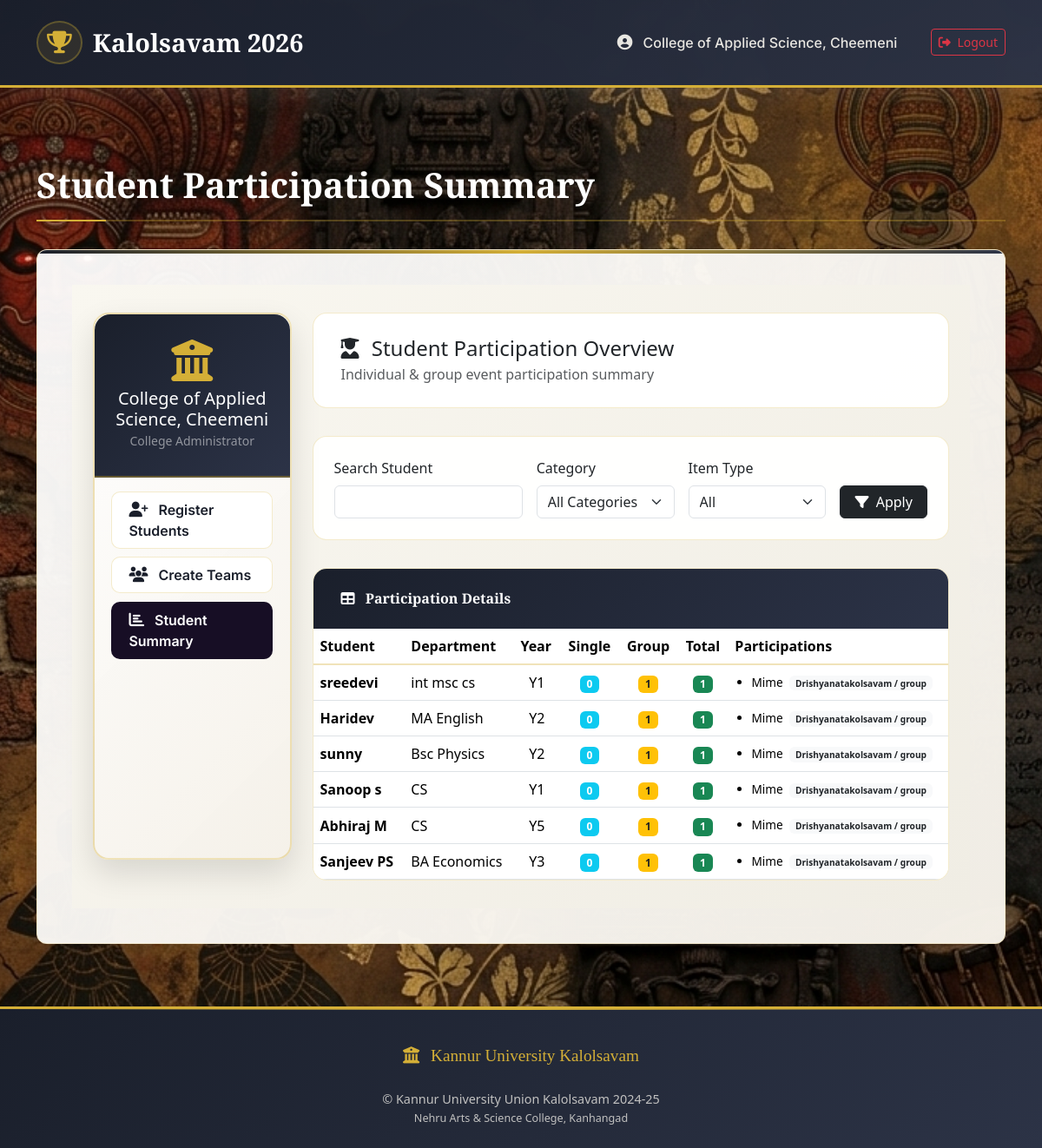
The app's page /college/student-summary/ (signed in) with its own data.
### accounts/models.py (models this page shows, shortened)
class College(models.Model):
    user = models.ForeignKey(   # 🔥 TEMP: NOT OneToOne
        settings.AUTH_USER_MODEL,
        on_delete=models.CASCADE,
        null=True,
        blank=True,
        related_name="colleges"
    )
    college_name = models.CharField(max_length=255)
    district = models.CharField(max_length=255)

class CustomUser(AbstractUser):
    ROLE_CHOICES = (
        ('college', 'College'),
        ('organizer', 'Organizer'),
        ('admin', 'Admin'),
    )
    role = models.CharField(max_length=20, choices=ROLE_CHOICES, default='college')
    college_name = models.CharField(max_length=255, blank=True, null=True)
    REQUIRED_FIELDS = ["email"]
    USERNAME_FIELD = "username"

class Student(models.Model):
    college = models.ForeignKey(College, on_delete=models.CASCADE)
    name = models.CharField(max_length=255)
    id_card = models.CharField(max_length=255)
    date_of_birth = models.DateField()
    department = models.CharField(max_length=255)
    year_of_joining = models.IntegerField()
    current_year = models.IntegerField()
    id_card_file = models.FileField(upload_to=student_upload_path, null=True, blank=True)

class Team(models.Model):
    college = models.ForeignKey(College, on_delete=models.CASCADE)
    item = models.ForeignKey(Item, on_delete=models.CASCADE)
    category = models.CharField(max_length=255)
    students = models.ManyToManyField(Student)
    created_at = models.DateTimeField(auto_now_add=True)

class Item(models.Model):
    name = models.CharField(max_length=255)
    numbers = models.PositiveIntegerField()
    category = models.CharField(max_length=255)
    max_participants = models.PositiveIntegerField(default=1)
    item_type = models.CharField(max_length=10, choices=[("single","single"),("group","group")])  # ← added

### accounts/views.py (the view)
# urls.py: path("college/student-summary/", views.student_summary, name="student_summary"),
@login_required
def student_summary(request):
    if request.user.role != "college":
        return redirect("home")
    college = get_object_or_404(College, user=request.user)
    q = request.GET.get("q", "").strip()
    category = request.GET.get("category", "").strip()
    item_type = request.GET.get("item_type", "").strip()
    students = Student.objects.filter(college=college)
    if q:
        students = students.filter(name__icontains=q)
    student_data = []
    for student in students:
        teams = student.team_set.select_related("item")
        if category:
            teams = teams.filter(item__category=category)
        if item_type:
            teams = teams.filter(item__item_type=item_type)
        single = teams.filter(item__item_type="single").count()
        group = teams.filter(item__item_type="group").count()
        if not teams.exists():
            continue
        student_data.append({
            "student": student,
            "single": single,
            "group": group,
            "total": single + group,
            "teams": teams,
        })
    return render(request, "college/student_summary.html", {
        "student_data": student_data,
        "categories": Item.objects.values_list("category", flat=True).distinct(),
        "selected_category": category,
        "selected_type": item_type,
        "q": q,
        "college": college,
    })

### accounts/templates/college/student_summary.html (shortened to what this page needs)
{% extends 'base.html' %}
{% load static %}
{% block page_title_content %}
Student Participation Summary
{% endblock %}
{% block content %}
<div class="container-fluid page-wrapper">
    <div class="row">
        <div class="col-lg-3 col-md-4 mb-4 d-flex">
            <div class="sidebar-card">
                <div class="gradient-header text-center d-flex justify-content-between align-items-center">
                    <div class="w-100 text-center">
                        <i class="fas fa-university mb-2"></i>
                        <h5 class="text-white mb-0">{{ college.college_name|default:user.username }}</h5>
                        <small class="text-white-50">College Administrator</small>
                    </div>
                </div>
                <div id="sidebarMenu" class="collapse d-lg-block p-3">
                    <a class="nav-link"
                       href="{% url 'register_student' %}"
                       data-route="register">
                        <i class="fas fa-user-plus me-2"></i> Register Students
                    </a>
                    <a class="nav-link"
                       href="{% url 'team_creation' %}"
                       data-route="team">
                        <i class="fas fa-users me-2"></i> Create Teams
                    </a>
                    <a class="nav-link"
                       href="{% url 'student_summary' %}"
                       data-route="student-summary">
                        <i class="fas fa-chart-bar me-2"></i> Student Summary
                    </a>
                </div>
            </div>
        </div>
        <div class="col-lg-9 col-md-8">
            <div class="main-header">
                <h4 class="mb-1">
                    <i class="fas fa-user-graduate me-2"></i>
                    Student Participation Overview
                </h4>
                <p class="text-muted mb-0">
                    Individual & group event participation summary
                </p>
            </div>
            <form method="get" class="filter-card">
                <div class="row g-3 align-items-end">
                    <div class="col-md-4">
                        <label class="form-label">Search Student</label>
                        <input type="text" name="q" value="{{ q }}" class="form-control">
                    </div>
                    <div class="col-md-3">
                        <label class="form-label">Category</label>
                        <select name="category" class="form-select">
                            <option value="">All Categories</option>
                        </select>
                    </div>
                    <div class="col-md-3">
                        <label class="form-label">Item Type</label>
                        <select name="item_type" class="form-select">
                            <option value="">All</option>
                        </select>
                    </div>
                    <div class="col-md-2 d-grid">
                        <button class="btn btn-dark">
                            <i class="fas fa-filter me-1"></i> Apply
                        </button>
                    </div>
                </div>
            </form>
            <div class="summary-card">
                <div class="card-header">
                    <i class="fas fa-table me-2"></i> Participation Details
                </div>
                <div class="table-responsive">
                    <table class="table pretty-table mb-0">
                        <thead>
                            <tr>
                                <th>Student</th>
                                <th>Department</th>
                                <th>Year</th>
                                <th class="text-center">Single</th>
                                <th class="text-center">Group</th>
                                <th class="text-center">Total</th>
                                <th>Participations</th>
                            </tr>
                        </thead>
                        <tbody>
                        {% for d in student_data %}
                            <tr>
                                <td class="fw-semibold">{{ d.student.name }}</td>
                                <td>{{ d.student.department }}</td>
                                <td class="text-center">Y{{ d.student.current_year }}</td>
                                <td class="text-center"><span class="badge badge-single">{{ d.single }}</span></td>
                                <td class="text-center"><span class="badge badge-group">{{ d.group }}</span></td>
                                <td class="text-center"><span class="badge badge-total">{{ d.total }}</span></td>
                                <td>
                                    {% if d.teams %}
                                        <ul class="participation-list">
                                            {% for t in d.teams %}
                                                <li>
                                                    {{ t.item.name }}
                                                    <span class="badge bg-light text-dark ms-1">
                                                        {{ t.item.category }} / {{ t.item.item_type }}
                                                    </span>
                                                </li>
                                            {% endfor %}
                                        </ul>
                                    {% else %}
                                        <span class="text-muted">No participation</span>
                                    {% endif %}
                                </td>
                            </tr>
                        {% empty %}
                            <tr>
                                <td colspan="7" class="text-center py-4 text-muted">
                                    No students found
                                </td>
                            </tr>
                        {% endfor %}
                        </tbody>
                    </table>
                </div>
            </div>
        </div>
    </div>
</div>
{% endblock %}

### accounts/templates/base.html (shortened to what this page needs)
{% load static %}
<!DOCTYPE html>
<html lang="en">
<head>
    <link href="https://cdn.jsdelivr.net/npm/bootstrap@5.3.2/dist/css/bootstrap.min.css" rel="stylesheet">
    <link rel="stylesheet" href="https://cdnjs.cloudflare.com/ajax/libs/font-awesome/6.5.0/css/all.min.css">
</head>
<body class="d-flex flex-column min-vh-100">
    <nav class="navbar navbar-expand-lg navbar-dark">
        <div class="container">
            <a class="navbar-brand" href="{% url 'home' %}">
                <i class="fas fa-trophy"></i>
                <span>Kalolsavam 2026</span>
            </a>
            <div class="collapse navbar-collapse" id="navbarNav">
                <ul class="navbar-nav ms-auto align-items-center">
                    {% if user.is_authenticated %}
                        <li class="nav-item me-3">
                            <span class="nav-link">
                                <i class="fas fa-user-circle" ></i>
                                {{ college.college_name|default:user.username }}
                            </span>
                        </li>
                        <li class="nav-item">
                            <a class="btn btn-outline-danger btn-sm" href="{% url 'logout' %}">
                                <i class="fas fa-sign-out-alt me-1"></i> Logout
                            </a>
                        </li>
                    {% else %}
                        <li class="nav-item">
                            <a class="btn btn-primary" href="{% url 'login' %}">
                                <i class="fas fa-sign-in-alt me-1"></i> Login
                            </a>
                        </li>
                    {% endif %}
                </ul>
            </div>
        </div>
    </nav>
    <main class="page-container flex-fill">
        <div class="container py-4">
            {% block page_title %}
                <h1 class="page-title">{% block page_title_content %}{% endblock %}</h1>
            {% endblock %}
            <div class="main-card">
                {% block content %}{% endblock %}
            </div>
        </div>
    </main>
    <footer class="mt-auto">
        <div class="container">
            <div class="footer-content">
                <div class="footer-logo">
                    <i class="fas fa-university me-2"></i>
                    Kannur University Kalolsavam
                </div>
                <div class="copyright">
                    © Kannur University Union Kalolsavam 2024-25
                    <br>
                    <small>Nehru Arts & Science College, Kanhangad</small>
                </div>
            </div>
        </div>
    </footer>
</body>
</html>

### records on screen
College: college_name "College of Applied Science, Cheemeni"
Student: student.name "sreedevi", student.department "int msc cs", student.current_year "1", single "0", group "1", total "1"
Team: item.name "Mime", item.category "Drishyanatakolsavam", item.item_type "group"
Student: student.name "Haridev", student.department "MA English", student.current_year "2", single "0", group "1", total "1"
Student: student.name "sunny", student.department "Bsc Physics", student.current_year "2", single "0", group "1", total "1"
Student: student.name "Sanoop s", student.department "CS", student.current_year "1", single "0", group "1", total "1"
Student: student.name "Abhiraj M", student.department "CS", student.current_year "5", single "0", group "1", total "1"
Student: student.name "Sanjeev PS", student.department "BA Economics", student.current_year "3", single "0", group "1", total "1"
